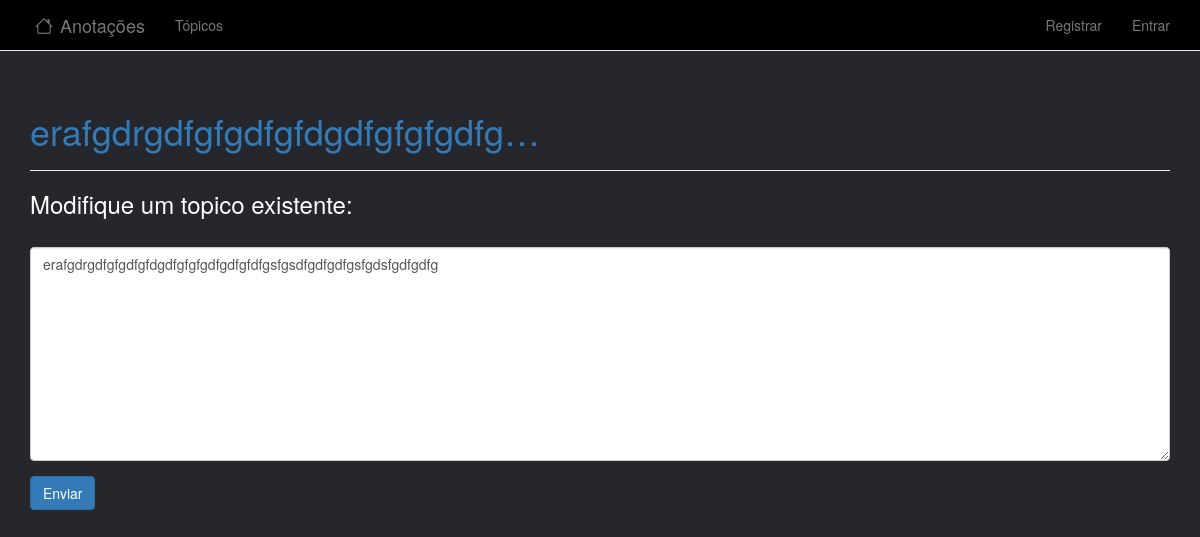
/edit_topic/44/, run on the app's committed database.
### learning_logs/models.py (models this page shows)
class Topic(models.Model):
    text = models.CharField(max_length=200) # Definição de tamanho maximo de texto e tipo primitivo.
    date_added = models.DateTimeField(auto_now_add=True) # Data de criação de cada texto.
    owner = models.ForeignKey(User, on_delete=models.CASCADE) # chave estrangeita para registro de usuarios unicos.
    def __str__(self):
        return self.text # retorno do texto.

### learning_logs/views.py (the view)
# urls.py: path('edit_topic/<topic_id>/', views.edit_topic, name='edit_topic'),# Rota para: Pagina de editar o topico.
def edit_topic(request, topic_id): # Renderiza um formulario para a edição de um topico em um formulario.
    id = Topic.objects.get(id=topic_id)
    topic = Topic.objects.get(text=id)
    if request.method != 'POST': # # Requisição inicial preenche previamnete o formulario com a entrada atual
       form = TopicForm(instance=topic)
    if request.method == 'POST': # Dados de post submetidos; processa os dados
        form = TopicForm(instance=topic, data=request.POST)
        form.is_valid()
        form.save()
        return HttpResponseRedirect(reverse('topics'))
    context = {'topic': topic, 'form': form}
    return render(request, 'learning_logs/edit_topic.html', context)

### learning_logs/forms.py
class TopicForm(forms.ModelForm):
    class Meta: # classe Topic de models
        model = Topic
        fields = ['text']
        labels = {'text': ''}
        widgets =  {'text': forms.Textarea(attrs={'cols': 80})}

### learning_logs/templates/learning_logs/edit_topic.html (shortened to what this page needs)
<!DOCTYPE html>
<html lang="pt-br">
    <head>
    </head>
    <body>
    {% extends 'learning_logs/base.html' %}
    {% load bootstrap3 %}
    {% block header %}
        <h1><a href="{% url 'topic' topic.id %}">{{ topic|truncatechars:"30" }}</a></h1>
    {% endblock header %}
    {% block content %}
        <h3 class="switch">Modifique um topico existente:</h3>
        <form action="{% url 'edit_topic' topic.id %}" method="post" class="form">
            {% bootstrap_form form %}
                {% buttons %}
                <button name="submit" class="btn btn-primary">Enviar</button>
                {% endbuttons %}
        </form>
    {% endblock content %}

### static/css/navegacao.css (style rules this page uses)
body { background-color: black; }
#back { background-color: #25272d; }
.switch { color: white; }

### data on the page
Topic: text "erafgdrgdfgfgdfgfdgdfgfgfgdfg…", text "erafgdrgdfgfgdfgfdgdfgfgfgdfgdfgfdfgsfgsdfgdfgdfgsfgdsfgdfgdfg"
